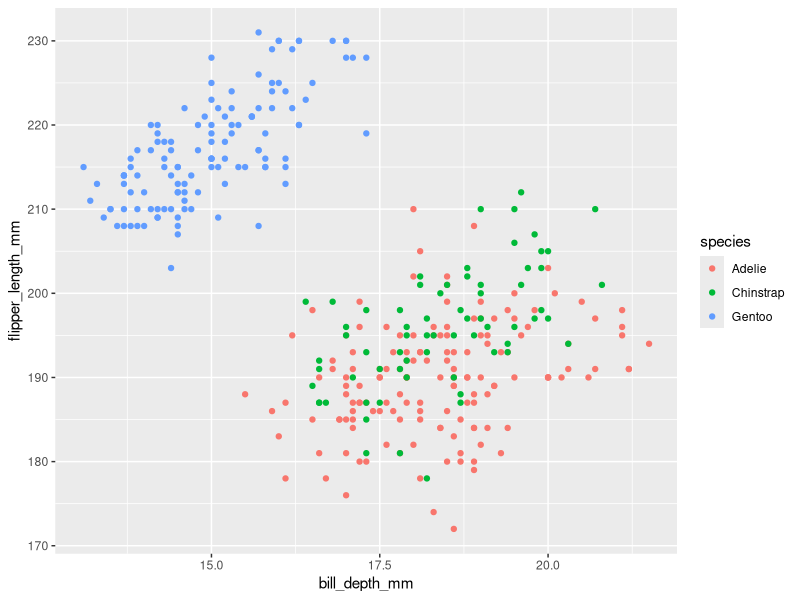
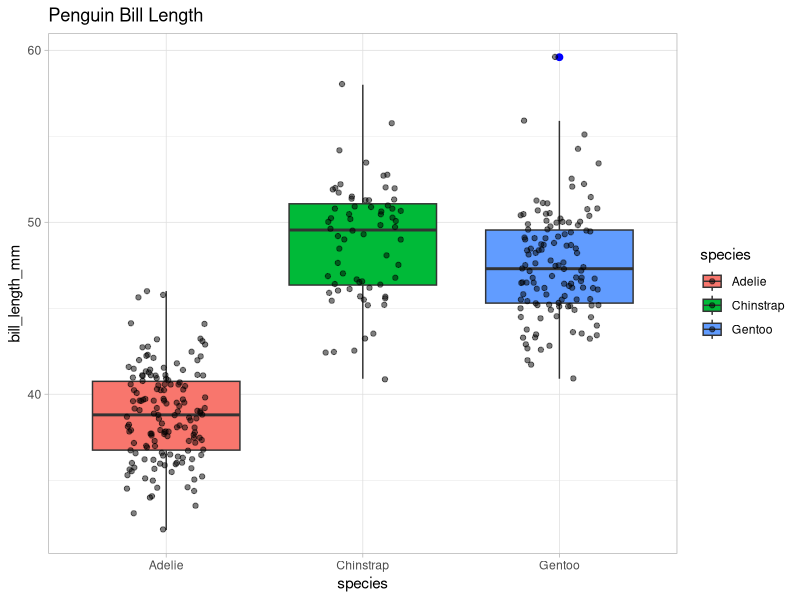

Source code (R) for these figures, in order:
## ---- chunk 1
# Libraries
     library(tidyverse)
     library(palmerpenguins)
## ---- chunk 2
library(palmerpenguins)
data(package = 'palmerpenguins')
ggplot(penguins, aes(x = bill_depth_mm , y = flipper_length_mm, color = species)) +
  geom_point()
## ---- chunk 3
ggplot(penguins, aes(x = species, y = bill_length_mm, fill=species)) +
  geom_boxplot(outlier.colour = "blue", outlier.size = 2) +
  geom_jitter(width=0.2, alpha = 0.5) +
  labs(title="Penguin Bill Length") +
  theme_light()
